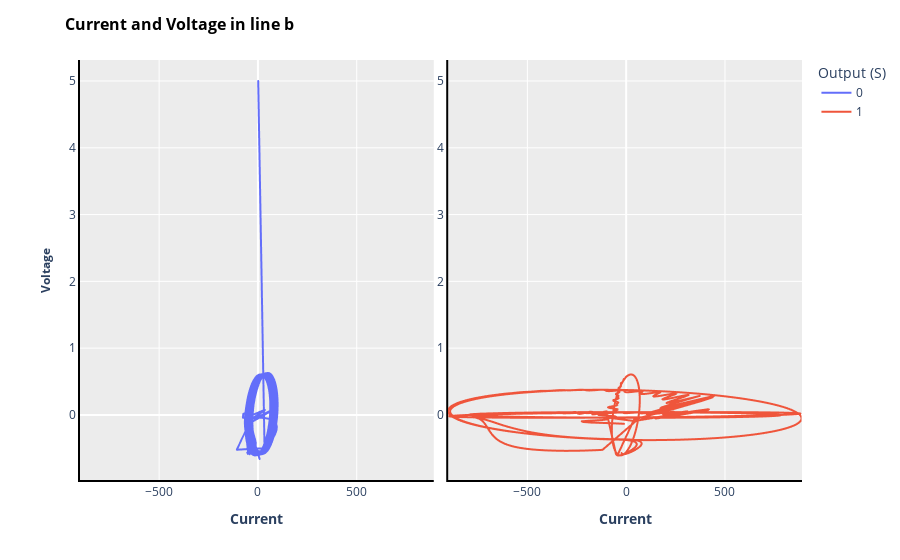

Notebook source saved alongside this figure:
### Code cell
fig = px.line(df_detect, x = "Ib", y = "Vb", facet_col="Output (S)", color = "Output (S)")


for annotation in fig.layout.annotations:
    annotation.text = ""

for axis in fig.layout:
    if type(fig.layout[axis]) == go.layout.YAxis:
        fig.layout[axis].title.text = ''
    if type(fig.layout[axis]) == go.layout.XAxis:
        fig.layout[axis].title.text = ''
        


fig.update_layout(
    plot_bgcolor = "#ECECEC",
    title = "<b>Current and Voltage in line b</b>",
    title_font_size = 16,
    title_font_color = "black",
    title_pad_t = 5,
    title_pad_l = 20,
    yaxis = dict(
        title_text = "<b> Voltage </b>",
        titlefont = dict(size = 12)
    ),
    
    hoverlabel=dict(
        bgcolor="white",
        font_size=16,
        font_family="Rockwell"
    )
)

fig.update_yaxes(showticklabels = True, showline = True, linewidth = 2, linecolor = "black")
fig.update_xaxes(showticklabels = True, showline = True, linewidth = 2, linecolor = "black",
                title_text = "<b>Current</b>")



fig.show()

### Figure 1 — Plotly figure (JSON) as saved in the notebook; plotly's stock layout.template omitted (floating-point values rounded to 4 significant figures; data arrays with more than 128 entries replaced by an {"elided": "..."} marker saying what was removed)
{"data": [{"hovertemplate": "Output (S)=0<br>Ib=%{x}<br>Vb=%{y}<extra></extra>", "legendgroup": "0", "line": {"color": "#636efa", "dash": "solid"}, "marker": {"symbol": "circle"}, "mode": "lines", "name": "0", "showlegend": true, "type": "scattergl", "x": {"elided": "6510 float values"}, "xaxis": "x", "y": {"elided": "6510 float values"}, "yaxis": "y"}, {"hovertemplate": "Output (S)=1<br>Ib=%{x}<br>Vb=%{y}<extra></extra>", "legendgroup": "1", "line": {"color": "#EF553B", "dash": "solid"}, "marker": {"symbol": "circle"}, "mode": "lines", "name": "1", "showlegend": true, "type": "scattergl", "x": {"elided": "5496 float values"}, "xaxis": "x2", "y": {"elided": "5496 float values"}, "yaxis": "y2"}], "layout": {"annotations": [{"font": {}, "showarrow": false, "text": "", "x": 0.245, "xanchor": "center", "xref": "paper", "y": 1, "yanchor": "bottom", "yref": "paper"}, {"font": {}, "showarrow": false, "text": "", "x": 0.755, "xanchor": "center", "xref": "paper", "y": 1, "yanchor": "bottom", "yref": "paper"}], "hoverlabel": {"bgcolor": "white", "font": {"family": "Rockwell", "size": 16}}, "legend": {"title": {"text": "Output (S)"}, "tracegroupgap": 0}, "margin": {"t": 60}, "plot_bgcolor": "#ECECEC", "title": {"font": {"color": "black", "size": 16}, "pad": {"l": 20, "t": 5}, "text": "<b>Current and Voltage in line b</b>"}, "xaxis": {"anchor": "y", "domain": [0, 0.49], "linecolor": "black", "linewidth": 2, "showline": true, "showticklabels": true, "title": {"text": "<b>Current</b>"}}, "xaxis2": {"anchor": "y2", "domain": [0.51, 1], "linecolor": "black", "linewidth": 2, "matches": "x", "showline": true, "showticklabels": true, "title": {"text": "<b>Current</b>"}}, "yaxis": {"anchor": "x", "domain": [0, 1], "linecolor": "black", "linewidth": 2, "showline": true, "showticklabels": true, "title": {"font": {"size": 12}, "text": "<b> Voltage </b>"}}, "yaxis2": {"anchor": "x2", "domain": [0, 1], "linecolor": "black", "linewidth": 2, "matches": "y", "showline": true, "showticklabels": true, "title": {"text": ""}}}}
